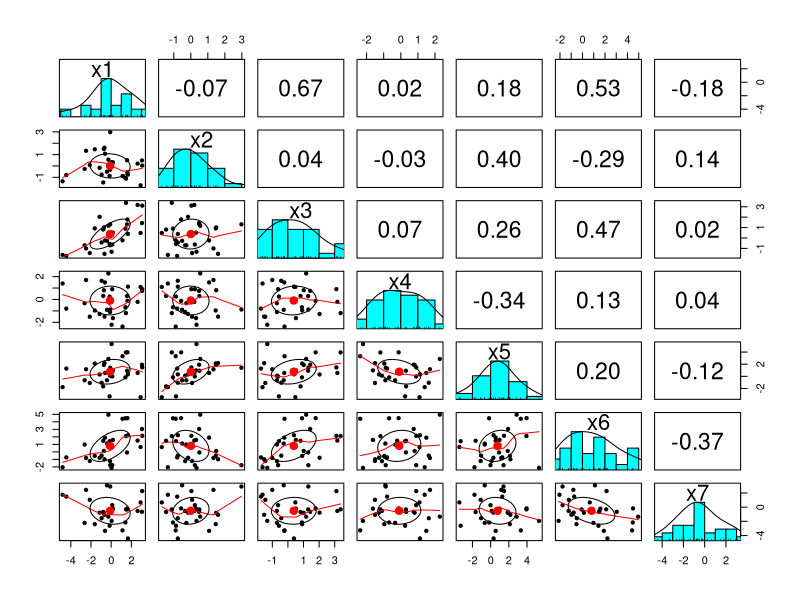
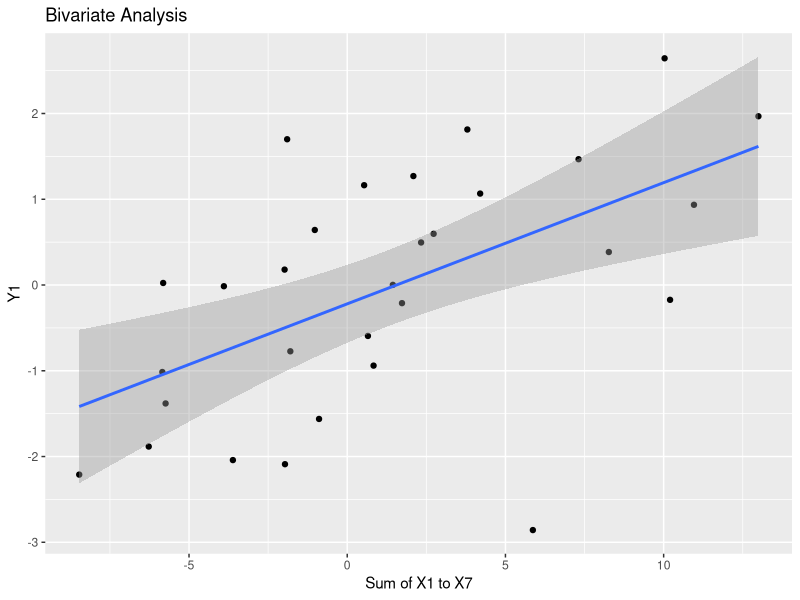
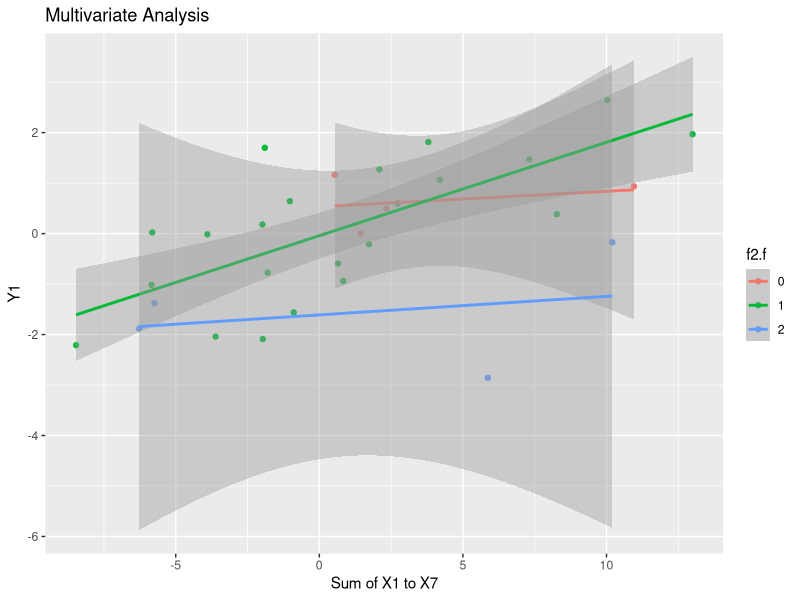

Generate these figures, in order, with R: (Note: this script raises an error after producing the figures.)
## ---- chunk 1
#| echo: false
#| warning: false
#| message: false
#| error: false


library(tidyverse)
library(knitr)
library(psych)
library(car)
library(kableExtra)
library(MASS)
## ---- chunk 2
#| echo: true
#| warning: false
#| message: false
#| error: false
#| 

# Load the data from google sheets
dat <- read_csv("./Mod3Data - Mod3Data.csv", show_col_types = FALSE)
kable(round(head(dat),2))
## ---- chunk 3
#| echo: true
#| warning: false
#| message: false
#| error: false

# calculate sum scores for x1 to x7 after conducting a Cronbach's alpha analysis
xCA <- alpha(dat[,5:11], check.keys = TRUE)
xCA
#summary(xCA)

# create a new variable for the sum of x1 to x7
dat$sumX <- rowSums(dat[,5:11])

# show bivariate plots of x1 to x7
pairs.panels(dat[,5:11])

# make all the f variables factors
dat$f1.f <- as.factor(dat$f1)
dat$f2.f <- as.factor(dat$f2)
dat$f3.f <- as.factor(dat$f3)
dat$f4.f <- as.factor(dat$f4)
dat$f5.f <- as.factor(dat$f5)
dat$f6.f <- as.factor(dat$f6)
dat$f7.f <- as.factor(dat$f7)
dat$f8.f <- as.factor(dat$f8)


## ---- chunk 4
#| echo: true
#| warning: false
#| message: false
#| error: false

# Bivariate model

mod <- lm(y1 ~ sumX, data = dat)
summary(mod)
## ---- chunk 5
#| echo: true
#| warning: false
#| message: false
#| error: false

# plot the data
ggplot(dat, aes(x = sumX, y = y1)) +
  geom_point() +
  geom_smooth(method = "lm") +
  labs(title = "Bivariate Analysis", x = "Sum of X1 to X7", y = "Y1")

## ---- chunk 6
#| echo: true
#| warning: false
#| message: false
#| error: false

# Multivariate model

mod2 <- lm(y1 ~ x1 + x2 + x3 + x4 + x5 + x6 + x7, data = dat)
summary(mod2)


kable(vif(mod2), col.names = c("Variable", "VIF"))

mod3 <- lm(y1 ~ sumX + f2, data = dat)
summary(mod3)

kable(vif(mod3), col.names = c("Variable", "VIF"))


## ---- chunk 7
#| echo: true
#| warning: false
#| message: false
#| error: false

# plot the results of

ggplot(dat, aes(x = sumX, y = y1, color = f2.f)) +
  geom_point() +
  geom_smooth(method = "lm") +
  labs(title = "Multivariate Analysis", x = "Sum of X1 to X7", y = "Y1")

## ---- chunk 8
#| echo: true
#| warning: false
#| message: false
#| error: false

# first, we need to adjust our y and x variables so that they are both positive
dat$y1 <- dat$y1 + abs(min(dat$y1)) + 1
dat$sumX <- dat$sumX + abs(min(dat$sumX)) + 1

# perform a box-cox transformation on the bivariate model of y1 and sumX
bc.out <- boxcox(mod, lambda = seq(-2, 2, by = 0.1))
lambda <- bc.out$x[which(bc.out$y == max(bc.out$y))]
lambda

# fit the model with the box-cox transformation
mod.bc <- lm(y1^lambda ~ sumX, data = dat)
summary(mod.bc)

## ---- chunk 9
#| echo: true
#| warning: false
#| message: false
#| error: false

# plot the results of the box-cox transformation

ggplot(dat, aes(x = sumX, y = y1^lambda)) +
  geom_point() +
  geom_smooth(method = "lm") +
  labs(title = "Bivariate Analysis with Box-Cox Transformation", x = "Sum of X1 to X7", y = "Y1^lambda")
